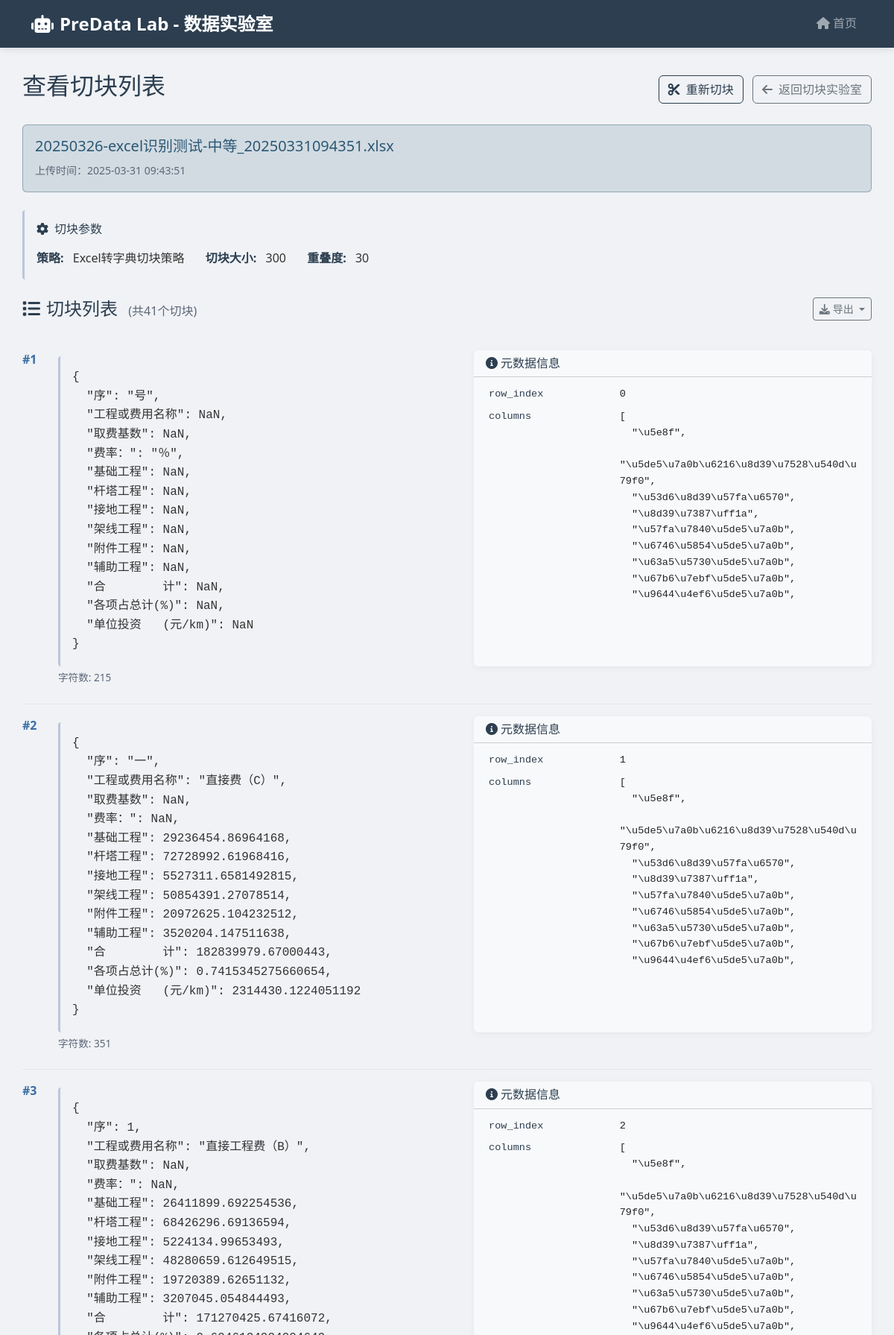
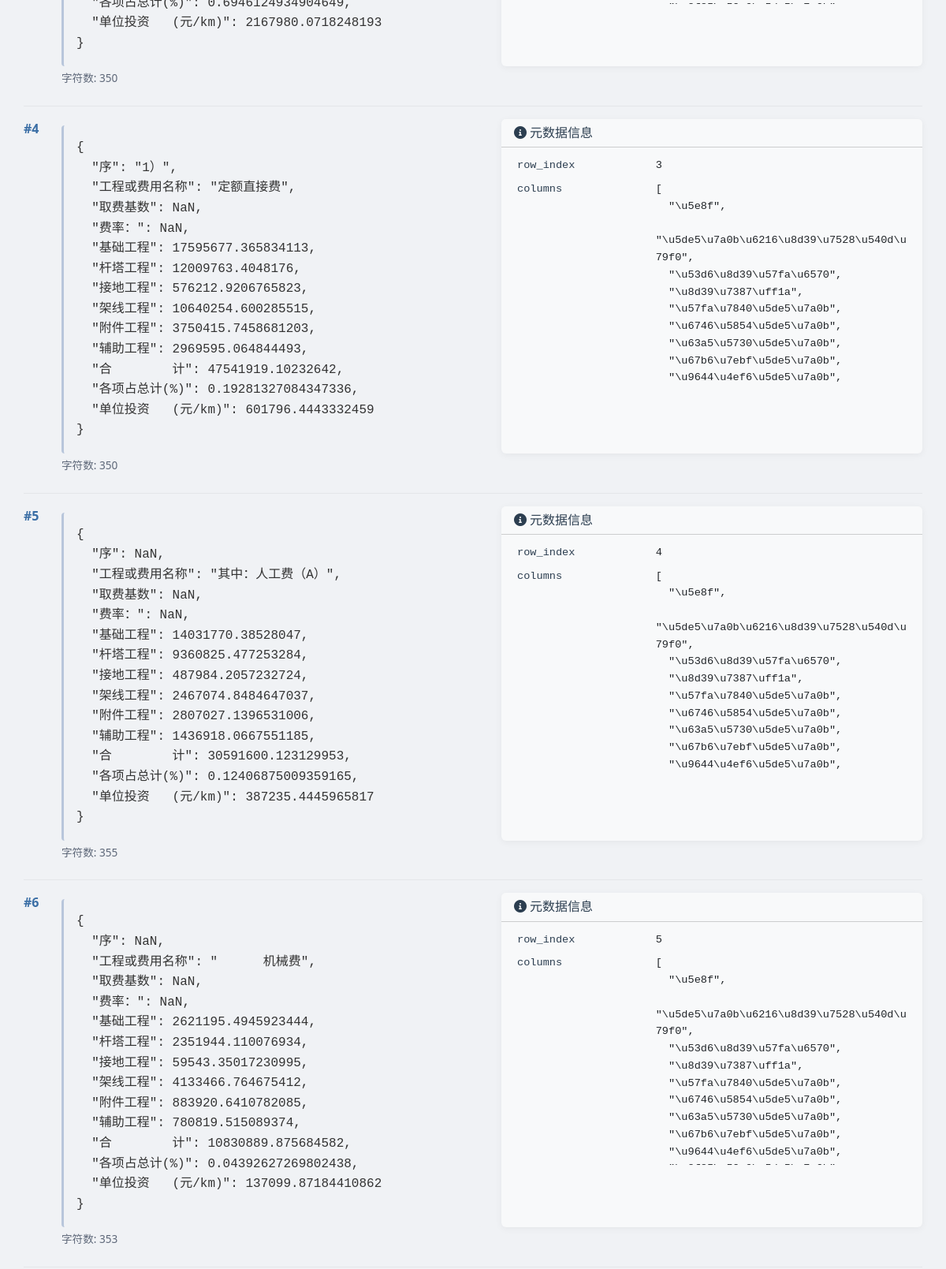
The app's page /chunklab/documents/11/chunks (upper part) with its own data (2 pictures, top to bottom).
### app/database.py (models this page shows, shortened)
class Document(Base):
    __tablename__ = "documents"
    id = Column(Integer, primary_key=True, index=True)
    filename = Column(String(255), nullable=False)
    filepath = Column(String(255), nullable=False)
    filetype = Column(String(50))
    filesize = Column(Integer)  # 文件大小（字节）
    upload_time = Column(DateTime, default=datetime.now)
    status = Column(String(50), default="未切块")
    last_chunk_params = Column(JSON, default=lambda: json.dumps({}))
    hash = Column(String(64))  # 文件哈希值
    chunks = relationship("Chunk", back_populates="document", cascade="all, delete-orphan")

class Chunk(Base):
    __tablename__ = "chunks"
    id = Column(Integer, primary_key=True, index=True)
    document_id = Column(Integer, ForeignKey("documents.id"))
    sequence = Column(Integer)  # 片段序号
    content = Column(Text)  # 切块内容
    chunk_size = Column(Integer)  # 切块大小
    overlap = Column(Integer)  # 重叠度
    chunk_strategy = Column(String(50))  # 使用的切块策略
    chunk_metadata = Column(JSON, default=lambda: json.dumps({}))  # 元数据
    document = relationship("Document", back_populates="chunks")

### app/chunklab/routes.py (the view)
@router.get("/documents/{document_id}/chunks")
async def view_chunks(document_id: int, request: Request, db: Session = Depends(get_db)):
    document = db.query(Document).filter(Document.id == document_id).first()
    if not document:
        raise HTTPException(status_code=404, detail="文档不存在")
    chunks = db.query(Chunk).filter(Chunk.document_id == document_id).order_by(Chunk.sequence).all()
    return templates.TemplateResponse(
        "chunklab/view_chunks.html",
        {
            "request": request,
            "document": document,
            "chunks": chunks,
            "chunk_strategies": get_config('CHUNK_STRATEGIES'),
            "now": datetime.now
        }
    )

### app/templates/chunklab/view_chunks.html (shortened to what this page needs)
{% extends "base.html" %}
{% block content %}
<div class="row mb-4">
    <div class="col-12">
        <div class="d-flex justify-content-between align-items-center mb-4">
            <h2>查看切块列表</h2>
            <div>
                <a href="/chunklab/documents/{{ document.id }}/chunk" class="btn btn-outline-primary me-2">
                    <i class="fas fa-cut me-2"></i>重新切块
                </a>
                <a href="/chunklab/index" class="btn btn-outline-secondary">
                    <i class="fas fa-arrow-left me-2"></i>返回切块实验室
                </a>
            </div>
        </div>
        <div class="document-info alert alert-info">
            <h5 class="mb-2">{{ document.filename }}</h5>
            <small class="text-muted">上传时间：{{ document.upload_time.strftime('%Y-%m-%d %H:%M:%S') }}</small>
        </div>
        {% if document.last_chunk_params %}
        <div class="chunk-params">
            <h6 class="mb-3"><i class="fas fa-cog me-2"></i>切块参数</h6>
            <div>
                <div class="param-item">
                    <span class="param-label">策略:</span>
                    {% for strategy in chunk_strategies %}
                        {% if strategy.name == document.last_chunk_params.strategy %}
                            {{ strategy.display_name }}
                        {% endif %}
                    {% endfor %}
                </div>
                <div class="param-item">
                    <span class="param-label">切块大小:</span>
                    {{ document.last_chunk_params.size }}
                </div>
                <div class="param-item">
                    <span class="param-label">重叠度:</span>
                    {{ document.last_chunk_params.overlap }}
                </div>
            </div>
        </div>
        {% endif %}
        <div class="chunk-list">
            <div class="d-flex justify-content-between align-items-center mb-4">
                <h4 class="mb-0">
                    <i class="fas fa-list me-2"></i>切块列表
                    <span class="text-muted fs-6 ms-2">(共{{ chunks|length }}个切块)</span>
                </h4>
                <div class="dropdown">
                    <button class="btn btn-sm btn-outline-secondary dropdown-toggle" type="button" id="exportDropdown" data-bs-toggle="dropdown" aria-expanded="false">
                        <i class="fas fa-download me-1"></i>导出
                    </button>
                </div>
            </div>
            {% if chunks %}
                <div class="chunks-container">
                    {% for chunk in chunks %}
                    <div class="chunk-item">
                        <div class="d-flex">
                            <span class="chunk-sequence">#{{ chunk.sequence }}</span>
                            <div class="flex-grow-1">
                                <div class="row">
                                    <div class="{% if chunk.chunk_metadata and chunk.chunk_metadata is mapping and chunk.chunk_metadata.keys()|list|length > 0 %}col-md-7 col-lg-6{% else %}col-12{% endif %}">
                                        <div class="chunk-content">{{ chunk.content }}</div>
                                    </div>
                                    {% if chunk.chunk_metadata and chunk.chunk_metadata is mapping and chunk.chunk_metadata.keys()|list|length > 0 %}
                                    <div class="col-md-5 col-lg-6">
                                        <div class="card h-100 bg-light">
                                            <div class="card-header py-2 bg-light">
                                                <h6 class="mb-0 fs-6"><i class="fas fa-info-circle me-1"></i>元数据信息</h6>
                                            </div>
                                            <div class="card-body py-2">
                                                <div class="meta-content" style="font-family: monospace; font-size: 0.85rem; max-height: 300px; overflow-y: auto;">
                                                    <table class="table table-sm table-borderless mb-0">
                                                        <tbody>
                                                            {% for key, value in chunk.chunk_metadata.items() %}
                                                            {% if key != 'heading' %}
                                                            <tr>
                                                                <td style="width: 35%; color: var(--primary-color); vertical-align: top;">{{ key }}</td>
                                                                <td style="word-break: break-word; max-width: 300px;">
                                                                    {% if value is mapping or value is sequence and value is not string %}
                                                                        <pre class="mb-0" style="font-size: 0.85rem; white-space: pre-wrap; word-wrap: break-word; overflow-wrap: break-word;">{{ value|tojson(indent=2) }}</pre>
                                                                    {% else %}
                                                                        <span style="word-break: break-word;">{{ value }}</span>
                                                                    {% endif %}
                                                                </td>
                                                            </tr>
                                                            {% endif %}
                                                            {% endfor %}
                                                        </tbody>
                                                    </table>
                                                </div>
                                            </div>
                                        </div>
                                    </div>
                                    {% endif %}
                                </div>
                                <div class="chunk-metadata mt-1">
                                    <span>字符数: {{ chunk.content|length }}</span>
                                </div>
                            </div>
                        </div>
                    </div>
                    {% endfor %}
                </div>
            {% else %}
                <div class="alert alert-warning">
                    <i class="fas fa-exclamation-triangle me-2"></i>
                    没有找到切块数据。请返回上一页重新进行切块操作。
                </div>
            {% endif %}
        </div>
    </div>
</div>
{% endblock %}

### records on screen
Document: filename "20250326-excel识别测试-中等_20250331094351.xlsx", upload_time "2025-03-31 09:43:51", last_chunk_params.size "300", last_chunk_params.overlap "30"
Chunk: sequence "1", content "{ \"序\": \"号\", \"工程或费用名称\": NaN, \"取费基数\": NaN, \"费率：\": \"％\", \"基础工程\": NaN, \"杆塔工程\": NaN, \"接地工程\": NaN, \"架线工程\": NaN, \"附件工程\": NaN, \"辅助工程\": NaN, \"合 计\": NaN, \"各项占总计(%)\": NaN, \"单位投资 (元/km)\": NaN }", chunk_metadata "row_index" "columns", chunk_metadata "0", chunk_metadata "[ \"\\u5e8f\", \"\\u5de5\\u7a0b\\u6216\\u8d39\\u7528\\u540d\\u79f0\", \"\\u53d6\\u8d39\\u57fa\\u6570\", \"\\u8d39\\u7387\\uff1a\", \"\\u57fa\\u7840\\u5de5\\u7a0b\", \"\\u6746\\u5854\\u5de5\\u7a0b\", \"\\u63a5\\u5730\\u5de5\\u7a0b\", \"\\u67b6\\u7ebf\\u5de5\\u7a0b\", \"\\u9644\\u4ef6\\u5de5\\u7a0b\",…", content|length "215"
Chunk: sequence "2", content "{ \"序\": \"一\", \"工程或费用名称\": \"直接费（C）\", \"取费基数\": NaN, \"费率：\": NaN, \"基础工程\": 29236454.86964168, \"杆塔工程\": 72728992.61968416, \"接地工程\": 5527311.6581492815, \"架线工程\": 50854391.27078514, \"附件工程\": 20972625.104232512, \"辅助工程\": 3520204.147511638, \"合 计\": 182839979.67000443, \"各项占总计(%)\": 0.7415345275660654, \"单位投资 (元/km)\": 2314430.1224051192 }", chunk_metadata "row_index" "columns", chunk_metadata "1", chunk_metadata "[ \"\\u5e8f\", \"\\u5de5\\u7a0b\\u6216\\u8d39\\u7528\\u540d\\u79f0\", \"\\u53d6\\u8d39\\u57fa\\u6570\", \"\\u8d39\\u7387\\uff1a\", \"\\u57fa\\u7840\\u5de5\\u7a0b\", \"\\u6746\\u5854\\u5de5\\u7a0b\", \"\\u63a5\\u5730\\u5de5\\u7a0b\", \"\\u67b6\\u7ebf\\u5de5\\u7a0b\", \"\\u9644\\u4ef6\\u5de5\\u7a0b\",…", content|length "351"
Chunk: sequence "3", content "{ \"序\": 1, \"工程或费用名称\": \"直接工程费（B）\", \"取费基数\": NaN, \"费率：\": NaN, \"基础工程\": 26411899.692254536, \"杆塔工程\": 68426296.69136594, \"接地工程\": 5224134.99653493, \"架线工程\": 48280659.612649515, \"附件工程\": 19720389.62651132, \"辅助工程\": 3207045.054844493, \"合 计\": 171270425.67416072, \"各项占总计(%)\": 0.6946124934904649, \"单位投资 (元/km)\": 2167980.0718248193 }", chunk_metadata "row_index" "columns", chunk_metadata "2", chunk_metadata "[ \"\\u5e8f\", \"\\u5de5\\u7a0b\\u6216\\u8d39\\u7528\\u540d\\u79f0\", \"\\u53d6\\u8d39\\u57fa\\u6570\", \"\\u8d39\\u7387\\uff1a\", \"\\u57fa\\u7840\\u5de5\\u7a0b\", \"\\u6746\\u5854\\u5de5\\u7a0b\", \"\\u63a5\\u5730\\u5de5\\u7a0b\", \"\\u67b6\\u7ebf\\u5de5\\u7a0b\", \"\\u9644\\u4ef6\\u5de5\\u7a0b\",…", content|length "350"
Chunk: sequence "4", content "{ \"序\": \"1）\", \"工程或费用名称\": \"定额直接费\", \"取费基数\": NaN, \"费率：\": NaN, \"基础工程\": 17595677.365834113, \"杆塔工程\": 12009763.4048176, \"接地工程\": 576212.9206765823, \"架线工程\": 10640254.600285515, \"附件工程\": 3750415.7458681203, \"辅助工程\": 2969595.064844493, \"合 计\": 47541919.10232642, \"各项占总计(%)\": 0.19281327084347336, \"单位投资 (元/km)\": 601796.4443332459 }", chunk_metadata "row_index" "columns", chunk_metadata "3", chunk_metadata "[ \"\\u5e8f\", \"\\u5de5\\u7a0b\\u6216\\u8d39\\u7528\\u540d\\u79f0\", \"\\u53d6\\u8d39\\u57fa\\u6570\", \"\\u8d39\\u7387\\uff1a\", \"\\u57fa\\u7840\\u5de5\\u7a0b\", \"\\u6746\\u5854\\u5de5\\u7a0b\", \"\\u63a5\\u5730\\u5de5\\u7a0b\", \"\\u67b6\\u7ebf\\u5de5\\u7a0b\", \"\\u9644\\u4ef6\\u5de5\\u7a0b\",…", content|length "350"
Chunk: sequence "5", content "{ \"序\": NaN, \"工程或费用名称\": \"其中：人工费（A）\", \"取费基数\": NaN, \"费率：\": NaN, \"基础工程\": 14031770.38528047, \"杆塔工程\": 9360825.477253284, \"接地工程\": 487984.2057232724, \"架线工程\": 2467074.8484647037, \"附件工程\": 2807027.1396531006, \"辅助工程\": 1436918.0667551185, \"合 计\": 30591600.123129953, \"各项占总计(%)\": 0.12406875009359165, \"单位投资 (元/km)\": 387235.4445965817 }", chunk_metadata "row_index" "columns", chunk_metadata "4", chunk_metadata "[ \"\\u5e8f\", \"\\u5de5\\u7a0b\\u6216\\u8d39\\u7528\\u540d\\u79f0\", \"\\u53d6\\u8d39\\u57fa\\u6570\", \"\\u8d39\\u7387\\uff1a\", \"\\u57fa\\u7840\\u5de5\\u7a0b\", \"\\u6746\\u5854\\u5de5\\u7a0b\", \"\\u63a5\\u5730\\u5de5\\u7a0b\", \"\\u67b6\\u7ebf\\u5de5\\u7a0b\", \"\\u9644\\u4ef6\\u5de5\\u7a0b\",…", content|length "355"
Chunk: sequence "6", content "{ \"序\": NaN, \"工程或费用名称\": \" 机械费\", \"取费基数\": NaN, \"费率：\": NaN, \"基础工程\": 2621195.4945923444, \"杆塔工程\": 2351944.110076934, \"接地工程\": 59543.35017230995, \"架线工程\": 4133466.764675412, \"附件工程\": 883920.6410782085, \"辅助工程\": 780819.515089374, \"合 计\": 10830889.875684582, \"各项占总计(%)\": 0.04392627269802438, \"单位投资 (元/km)\": 137099.87184410862 }", chunk_metadata "row_index" "columns", chunk_metadata "5", chunk_metadata "[ \"\\u5e8f\", \"\\u5de5\\u7a0b\\u6216\\u8d39\\u7528\\u540d\\u79f0\", \"\\u53d6\\u8d39\\u57fa\\u6570\", \"\\u8d39\\u7387\\uff1a\", \"\\u57fa\\u7840\\u5de5\\u7a0b\", \"\\u6746\\u5854\\u5de5\\u7a0b\", \"\\u63a5\\u5730\\u5de5\\u7a0b\", \"\\u67b6\\u7ebf\\u5de5\\u7a0b\", \"\\u9644\\u4ef6\\u5de5\\u7a0b\",…", content|length "353"

### other values on screen
{{ strategy.display_name }} "Excel转字典切块策略"
{{ chunks|length }} "41"
